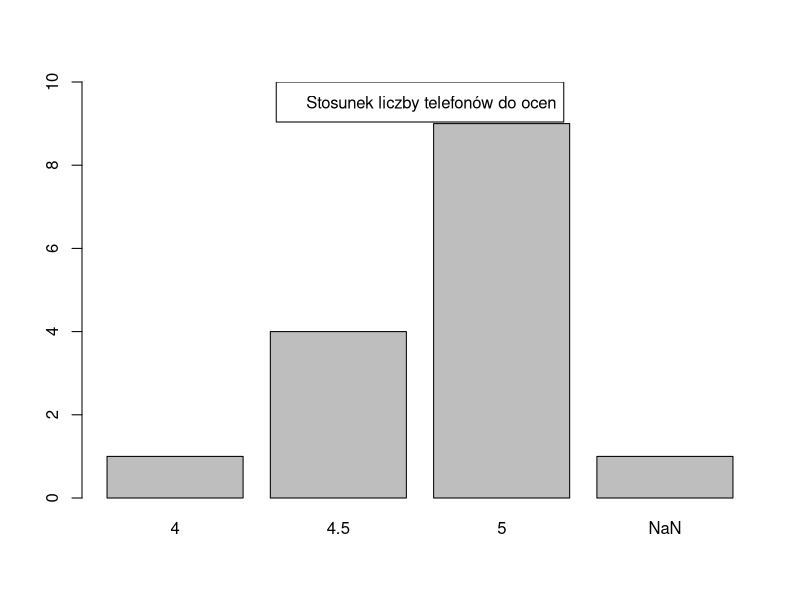
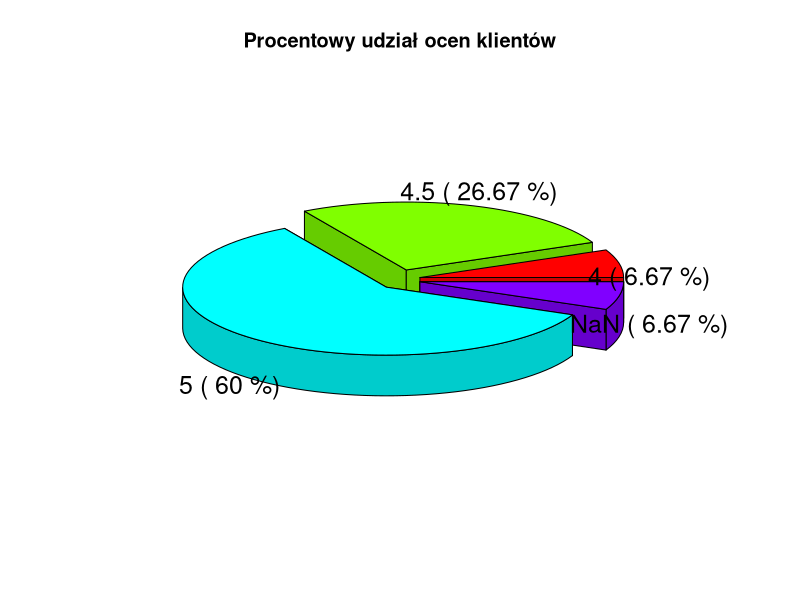
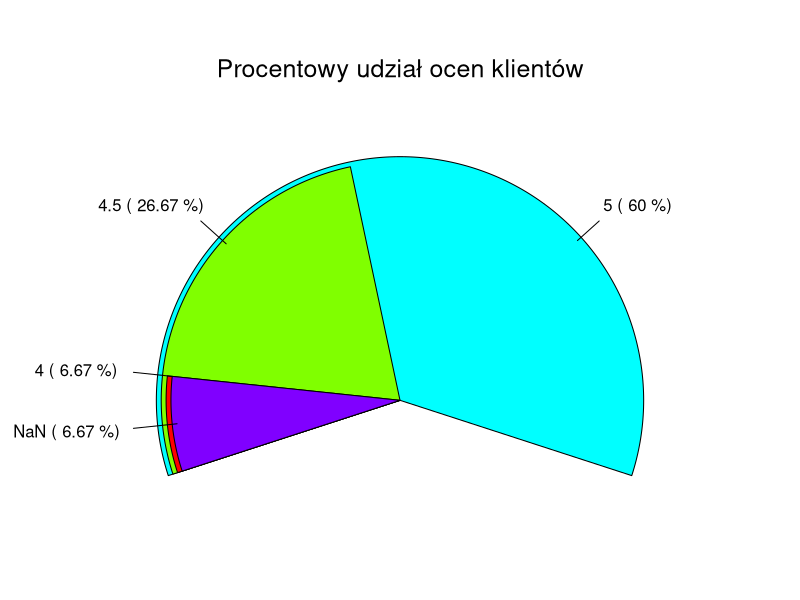
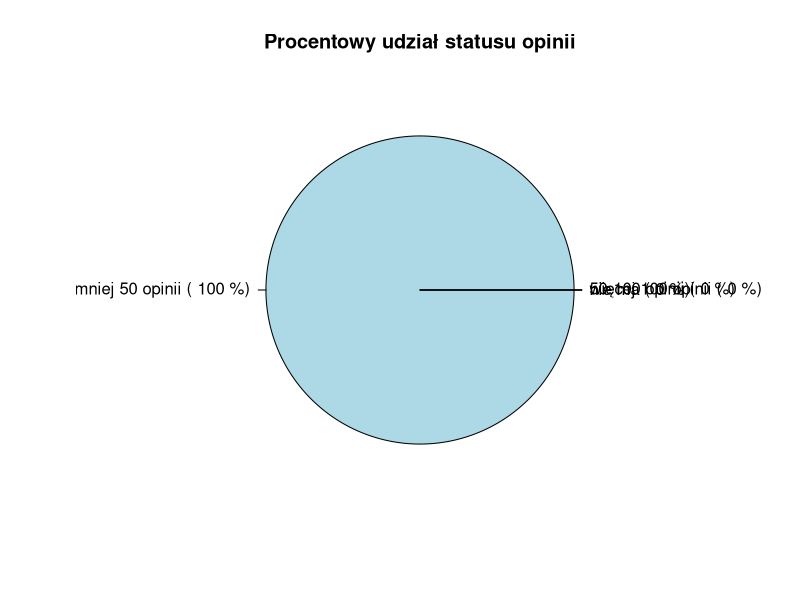

R code for these plots, in order: (Note: this script raises an error after producing the figures.)
# a <- 11 / log(11)
# b <- 2 * a

# mx <- max(a, b)
# print(mx)

# #print(?tan)

# a <- c(0 : 50)

# sum(a)
# apropos("sum")

# setwd("dir")
# a <- "smartfon Huawei"
# save(a, file = "aa.RData")
# rm(a)
# print(exists("a"))
# load("aa.RData")
# print(a)
# setwd("../")

# library(grid)
# library(gridExtra)

# titanic <- read.csv("titanic.csv")
# tg <- tableGrob(titanic)
# grid.newpage()
# grid.draw(tg[1:10])

# w <- seq(300, 220, by = -8)
# a <- c(60:30)
# b <- c(30:50)
# d <- c(b, a)
# print(d)

nazwa <- c("Huawei P60 Pro 8",
           "Huawei nova Y61 4",
           "Huawei Nova 11i 8",
           "Huawei Nova 9 SE 8",
           "Huawei Nova 9 8",
           "Huawei Nova Y91 6",
           "Huawei Nova 11 Pro 8",
           "Huawei nova 10",
           "Huawei Nova 11 8",
           "Huawei Nova Y70 4")
wyswietlacz <- c(6.67, 6.52, 6.8, 6.78, 6.57, 6.95, 6.78, 6.67, 6.7, 6.75)
pamiec_ram <- c(8, 4, 8, 8, 8, 8, 8, 8, 8, 4)
pamiec_wbudowana <- c(256, 64, 128, 128, 128, 128, 256, 128, 256, 128)

# aparat_foto <- list(c(48, 48, 13),
#                     c(50, 2, 2),
#                     c(48, 2, 16),
#                     c(108, 8, 2, 2),
#                     c(50, 8, 2, 2),
#                     c(50, 2),
#                     c(50, 8),
#                     c(50, 8, 2),
#                     c(50, 8),
#                     c(48, 2, 5))

aparat_foto <- c(48, 50, 48, 108, 50, 50, 50, 50, 50, 48)
cena <- c(5499, 699, 1099, 1299, 1499, 1499, 2849, 1799, 2599, 839)
liczba_opini <- c(12, 2, 6, 7, 11, 8, 2, 6, NaN, 12)
smartfony <- data.frame(Nazwa = nazwa,
                        Wyswietlacz = wyswietlacz,
                        Pamiec_RAM = pamiec_ram,
                        Pamiec_wbudowana = pamiec_wbudowana,
                        Aparat_foto = aparat_foto,
                        Cena = cena,
                        Liczba_opini = liczba_opini)

srednia_cena <- mean(smartfony$Cena)
print(srednia_cena)

nowy_tel <- data.frame(Nazwa = "Huawei P50 Pro 8",
                       Wyswietlacz = 6.6,
                       Pamiec_RAM = 8,
                       Pamiec_wbudowana = 256,
                       Aparat_foto = 50,
                       Cena = 4499,
                       Liczba_opini = 8)
smartfony <- rbind(smartfony, nowy_tel)
print(mean(smartfony$Cena))

smartfony$Ocena_klientow <- as.factor(c(4.5, 4, 5, 5, 5, 5, 5, 5, NaN, 4.5, 4.5))
View(smartfony)

cena_na_ocene <- aggregate(Cena ~ Ocena_klientow, data = smartfony, FUN = mean)
print(cena_na_ocene)

nowe_nazwy <- c("Huawei Y5p",
                "Huawei Y6p",
                "Huawei P40 Lite E 4",
                "Huawei P smart 2021 4")
nowe_wysw <- c(5.45, 6.3, 6.39, 6.67)
nowe_ram <- c(2, 3, 4, 4)
nowe_wbud <- c(32, 64, 64, 128)

# nowe_apar <- list(c(8),
#                   c(13, 2, 5),
#                   c(48, 8, 2),
#                   c(48, 8, 2, 2))

nowe_apar <- c(8, 13, 48, 48)
nowe_cena <- c(299, 299, 499, 599)
nowe_l_op <- c(25, 24, 45, 28)
nowe_ocena <- c(5, 5, 4.5, 5)
nowe_tel <- data.frame(Nazwa = nowe_nazwy,
                       Wyswietlacz = nowe_wysw,
                       Pamiec_RAM = nowe_ram,
                       Pamiec_wbudowana = nowe_wbud,
                       Aparat_foto = I(nowe_apar),
                       Cena = nowe_cena,
                       Liczba_opini = nowe_l_op,
                       Ocena_klientow = nowe_ocena)

smartfony <- rbind(smartfony, nowe_tel)
View(smartfony)

library(plotrix)

helper <- as.numeric(as.character(smartfony$Ocena_klientow))
barplot(table(helper, useNA = "ifany"), ylim = c(0, 10))
legend("top", legend = "Stosunek liczby telefonów do ocen")

oceny <- table(smartfony$Ocena_klientow)
procent <- prop.table(oceny) * 100

pie3D(procent, labels = paste(names(procent), "(", round(procent, 2), "%)"),
      main = "Procentowy udział ocen klientów",
      explode = 0.1, col = rainbow(length(procent)))

fan.plot(procent, labels = paste(names(procent), "(", round(procent, 2), "%)"),
         main = "Procentowy udział ocen klientów",
         col = rainbow(length(procent)))

smartfony$Status_opinii <- cut(smartfony$Liczba_opini,
                               breaks = c(-Inf, 0, 50, 100, Inf),
                               labels = c("nie ma", "mniej 50 opinii",
                                          "50-100 opinii",
                                          "więcej 100 opinii"),
                               right = FALSE)

smartfony$Status_opinii <- as.factor(smartfony$Status_opinii)

status_opinii_count <- table(smartfony$Status_opinii)
status_opinii_procent <- prop.table(status_opinii_count) * 100

pie(status_opinii_procent, labels = paste(names(status_opinii_procent),
  "(", round(status_opinii_procent, 2), "%)"), main = "Procentowy udział statusu opinii")


for (i in 1:nrow(smartfony)) {
  zdanie <- paste(smartfony$Nazwa[i], " ma ocenę klientów ",
    smartfony$Ocena_klientow[i], " bo ma liczbę opinii ",
    smartfony$Liczba_opini[i], ".", sep = "")
  print(zdanie)
}

write.csv(smartfony, "smartfony_data.csv", row.names = FALSE)
smartfony_from_csv <- read.csv("smartfony_data.csv")
View(smartfony_from_csv)